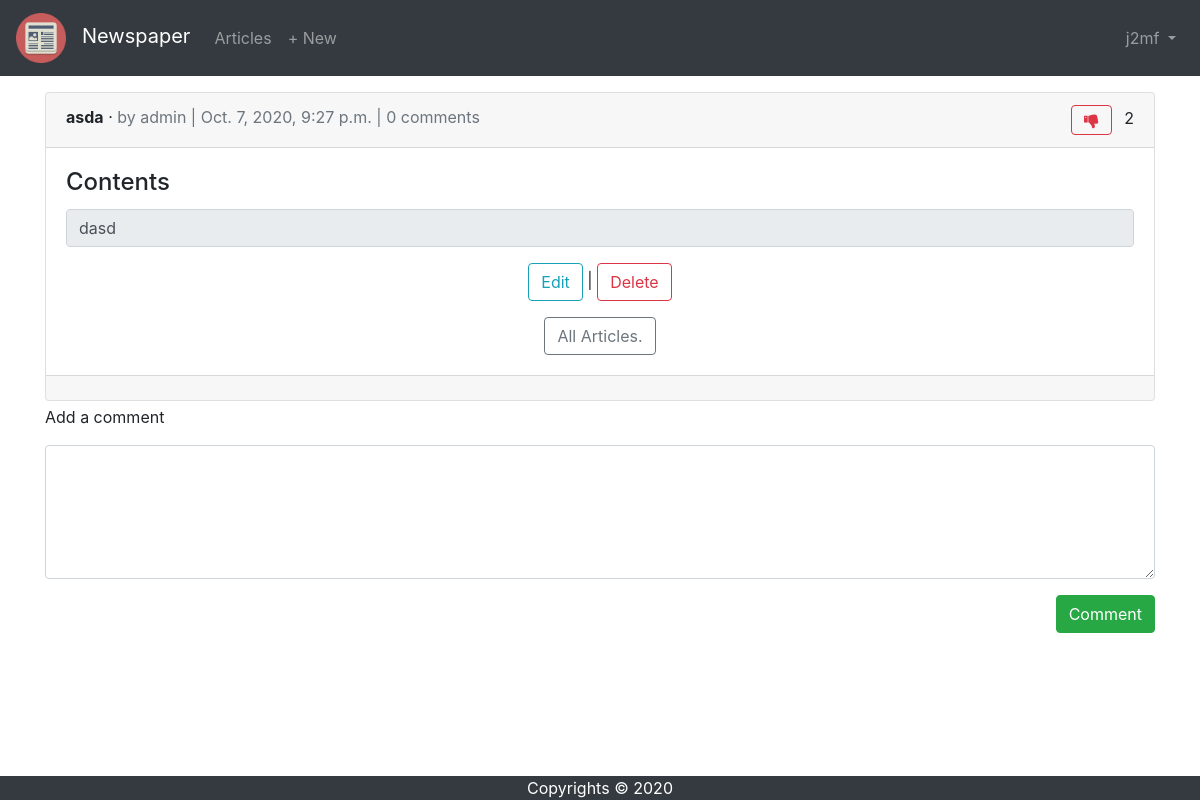
Screenshot of /articles/1/ (signed in) with the database file from the repository.
### users/models.py (models this page shows)
class CustomUser(AbstractUser):
    age = models.PositiveIntegerField(null=True, blank=True)

### articles/models.py (models this page shows, shortened)
class Article(models.Model):
    title = models.CharField(max_length=255)
    body = models.TextField()
    date = models.DateTimeField(auto_now_add=True)
    author = models.ForeignKey(
        to=get_user_model(),
        on_delete=models.CASCADE
    )
    likes = models.ManyToManyField(
        to=get_user_model(),
        related_name='liked_articles',
        blank=True,
        null=True,
    )
    def get_display_rows_count(self) -> int:
        return min(MAX_ROWS_FOR_ARTICLE, len(self.body.split('\n')))
    def is_liked_by(self, user: CustomUser) -> bool:
        return self.likes.all().filter(pk=user.pk).exists()

### articles/views.py (the view)
# urls.py: path('<int:pk>/', ArticleDetailView.as_view(), name='article_detail'),
class ArticleDetailView(DetailView):
    model = Article
    context_object_name = 'article'
    template_name = 'article_detail.html'
    def get_context_data(self, **kwargs):
        context = super().get_context_data(**kwargs)
        context['user_liked_article'] = self.get_object().is_liked_by(user=self.request.user)
        return context

### templates/article_detail.html (shortened to what this page needs)
{% extends 'base.html' %}
{% block content %}
    <div class="card mt-3">
        <div class="card-header">
            <span class="font-weight-bold">{{ article.title }}</span> &middot;
            <span class="text-muted"> by {{ article.author }} |
                {{ article.date }} |
                    {{ article.comments.count }} comments
            </span>
            <span class="float-right">
                <form action="{% url 'vote' article.id %}" method="post">
                    {% if user_liked_article %}
                        <button class="fa fa fa-thumbs-down ml-auto btn btn-outline-danger" type="submit"></button>
                    {% else %}
                        <input hidden name="vote" value="up" />
                        <button class="fa fa fa-thumbs-up ml-auto btn btn-outline-success" type="submit"></button>
                    {% endif %}
                    <span class="ml-2" id="votes">{{ article.likes.count }}</span>
                </form>
            </span>
        </div>
        <div class="card-body">
            <h4 class="card-title">Contents</h4>
            <textarea readonly rows="{{ article.get_display_rows_count }}" class="form-control card-text mb-3"
                      style="resize: none;">{{ article.body }}</textarea>
            <div class="text-center">
                <p><a class="btn btn-outline-info" href="{% url 'article_edit' article.pk %}">Edit</a> |
                    <a class="btn btn-outline-danger" href="{% url 'article_delete' article.pk %}">Delete</a></p>
                <a class="btn btn-outline-secondary" href="{% url 'article_list' %}">All Articles.</a>
            </div>
        </div>
        <div class="card-footer text-muted">
        </div>
    </div>
    <form action="{% url 'comment_create' %}" method="post">
        <div class="form-group">
            <p class="form-text">Add a comment</p>
            <textarea class="form-control" name="comment" rows="5"></textarea>
            <div class="text-right">
                <button type="submit" class="btn btn-success mb-3 mt-3 ml-auto">Comment</button>
            </div>
        </div>
    </form>
{% endblock content %}

### templates/base.html (shortened to what this page needs)
{% load static %}
<!DOCTYPE html>
<html lang="en">
<head>
    <link rel="stylesheet" href="https://stackpath.bootstrapcdn.com/bootstrap/4.5.0/css/bootstrap.min.css"
>
    <link rel="stylesheet" href="https://stackpath.bootstrapcdn.com/font-awesome/4.7.0/css/font-awesome.min.css">
</head>
<body>
<nav class="navbar navbar-expand-lg navbar-dark bg-dark">
    <a class="navbar-brand" href="{% url 'home' %}"><img src="{% static 'images/favicon.ico' %}" alt="" width="50" height="50" class="mr-3">Newspaper</a>
    <div class="collapse navbar-collapse" id="navbarSupportedContent">
        <ul class="navbar-nav">
            <li class="nav-item">
                <a class="nav-link" href="{% url 'article_list' %}">Articles</a>
            </li>
        </ul>
        {% if user.is_authenticated %}
            <ul class="navbar-nav mr-auto">
                <li class="nav-item">
                    <a class="nav-link" href="{% url 'article_create' %}">+ New</a>
                </li>
            </ul>
            <ul class="navbar-nav ml-auto">
                <li class="nav-item">
                    <a class="nav-link dropdown-toggle" href="#" id="navbarDropdown" role="button"
                       data-toggle="dropdown" aria-haspopup="true" aria-expanded="false">
                        {{ user.username }}
                    </a>
                </li>
            </ul>
        {% endif %}
    </div>
</nav>
<main>
    <div class="container">
        {% block content %}
        {% endblock content %}
    </div>
</main>
<footer class="container-fluid bg-dark mt-auto fixed-bottom text-white text-center">
    Copyrights &copy; {% now 'Y' %}
</footer>
</body>
</html>

### rows the page displays
CustomUser: username "j2mf"
Article: title "asda", author "admin", date "Oct. 7, 2020, 9:27 p.m.", comments.count "0", likes.count "2", get_display_rows_count "dasd"
